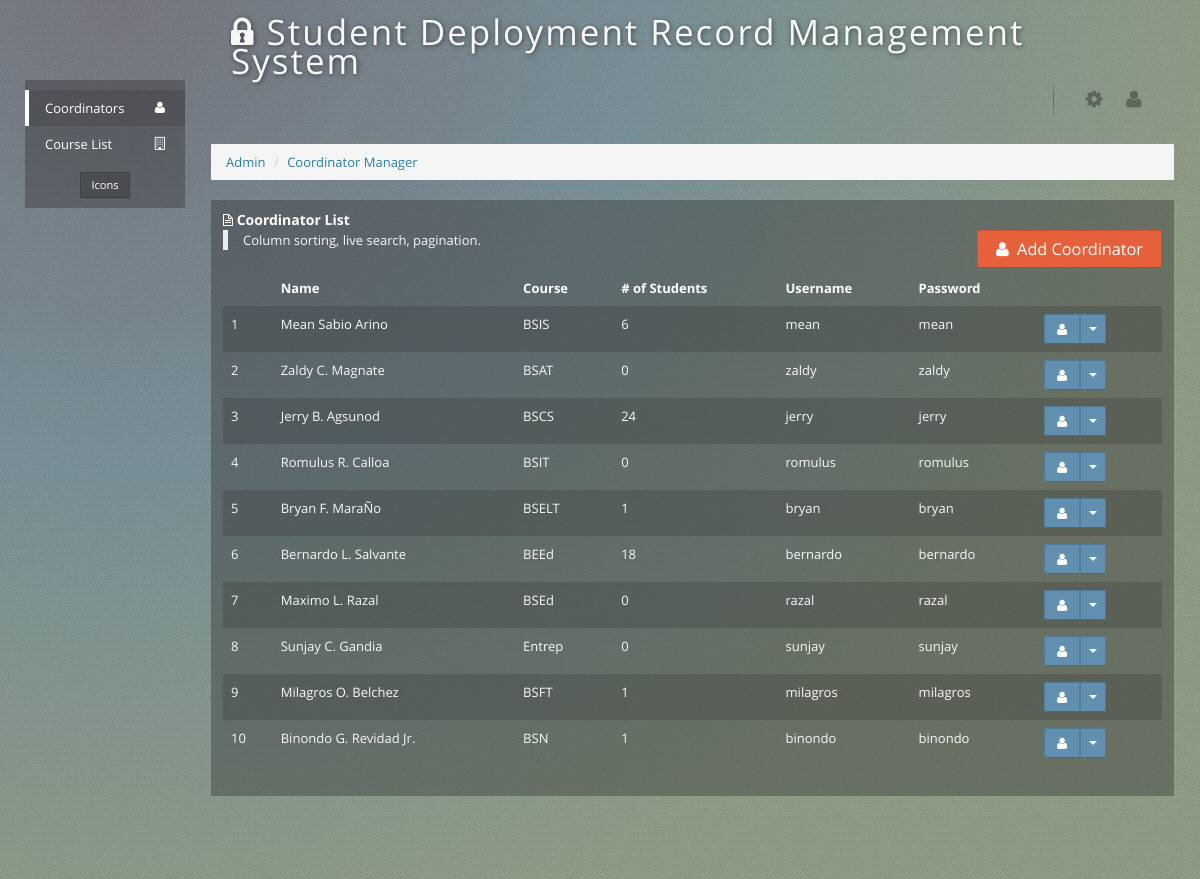
The page /admin.php (signed in) on the database its author committed.
### tables this page shows
CREATE TABLE IF NOT EXISTS `settings` (
  `id` int(5) unsigned zerofill NOT NULL AUTO_INCREMENT,
  `title` varchar(200) NOT NULL,
  `year` varchar(10) NOT NULL,
  PRIMARY KEY (`id`)
);

CREATE TABLE IF NOT EXISTS `coordinator` (
  `coordinator_id` int(5) unsigned zerofill NOT NULL AUTO_INCREMENT,
  `fname` varchar(32) NOT NULL,
  `lname` varchar(32) NOT NULL,
  `mname` varchar(32) NOT NULL,
  `username` varchar(32) NOT NULL,
  `password` varchar(32) NOT NULL,
  `department_id` int(5) unsigned zerofill NOT NULL,
  `course_id` int(5) unsigned zerofill NOT NULL,
  `x` int(1) NOT NULL,
  PRIMARY KEY (`coordinator_id`),
  KEY `course_id` (`course_id`),
  KEY `department_id` (`department_id`)
);

CREATE TABLE IF NOT EXISTS `course` (
  `course_id` int(5) unsigned zerofill NOT NULL AUTO_INCREMENT,
  `clabel` varchar(32) NOT NULL,
  `cname` varchar(50) NOT NULL,
  `department_id` int(5) unsigned zerofill NOT NULL,
  PRIMARY KEY (`course_id`)
);

### inc/functions.php (called while the page is built, shortened)
<?php
function countByCourse($course_id){
		$result = mysql_query("select count(*) from student where `course_id`='$course_id' ");
	$row=mysql_fetch_array($result);
	return array_shift($row);
}
function getSettings(){
	$result=mysql_query("select * from settings");
	$row=mysql_fetch_assoc($result);
	return $row;
}
function getCourse($course_id){
	$result = mysql_query("SELECT * FROM `course` WHERE `course_id`='$course_id'");
	$row=mysql_fetch_assoc($result);
	return $row;
}
$set=getSettings();
?>

### admin.php (the view, shortened to what this page needs)
<?php
require_once("inc/functions.php");
?>
<!DOCTYPE html>
<html>
<head>
    <link href="css/application.min.css" rel="stylesheet" />
</head>
<body class="background-dark">
<nav id="sidebar" class="sidebar nav-collapse collapse">
    <ul id="side-nav" class="side-nav">
		 <li class="active">
            <a href="#"><i class="icon-user"></i> <span class="name">Coordinators</span></a>
        </li>
         <li>
            <a href="requirement-managerx.php"><i class="icon-building"></i> <span class="name">Course List</span></a>
        </li>
</ul>
    <div id="sidebar-settings" class="settings">
    </div>
</nav>
<div class="wrap">
    <header class="page-header">
        <div class="navbar">
            <div class="navbar-inner">
				<div class="container-fluid">
			<p class="pull-left testes"><i class="icon-lock icon32"></i> <?=$set['title']; ?></p>
                <ul class="nav pull-right">
                    <li class="hidden-phone">
                        <a href="#" id="settings" title="Settings" data-toggle="popover" data-placement="bottom">
                            <i class="icon-cog"></i>
                        </a>
                    </li>
                    <li class="hidden-phone dropdown">
                        <a href="#" title="Account" id="account" class="dropdown-toggle" data-toggle="dropdown">
                            <i class="icon-user"></i>
                        </a>
                    </li>
                </ul>
              </div>
            </div>
        </div>
    </header>
    <div class="content container-fluid">
        <div class="row-fluid">
            <div class="span12">
			<ul class="breadcrumb">
					<li>
						<a href="admin.php" class="style1">Admin</a> <span class="divider">/</span>					</li>
<li>
						<a href="#" class="style1">Coordinator Manager</a>					</li>
			  </ul>
            </div>
        </div>
        <div class="row-fluid">
            <div class="span12">
                 <section class="widget">
                    <header>
                        <h4>
                            <i class="icon-file-alt"></i>
                            Coordinator List
                        </h4>
                        <div class="pull-right"><button class="btn btn-danger btn-large" id="add"><i class=" icon-user" > </i> &nbsp;Add Coordinator</button></div>
						   <blockquote>
                            Column sorting, live search, pagination.
                        </blockquote>
                    </header>
                    <div class="body">
                        <table id="datatable-table" class="table table-striped">
                            <thead>
                            <tr>
                                <th class="no-sort">&nbsp;</th>
                                <th>Name</th>
                                <th>Course</th>
                                <th># of Students</th>
								 <th>Username</th>
								 <th>Password</th>
								<th class="no-sort">&nbsp;</th>
                            </tr>
                            </thead>
                            <tbody>
                           <?php
						   $y=1;
						   $result = mysql_query("select *,concat(`fname`,' ',`mname`,' ',`lname`) as name from coordinator where x<>1") or die(mysql_error());
						   while($row=mysql_fetch_array($result)):
						   extract($row);
						   $course = getCourse($course_id);
						   $count = countByCourse($course_id);
						  ?>
						  <tr><td><?=$y; ?></td><td><?=$name; ?></td><td><?=$course['clabel']; ?></td><td><?=$count; ?></td><td><?=$username; ?></td><td><?=$password; ?></td>
                        <td><div class="btn-group">
                                  <a class="btn btn-primary" href="#"><i class="icon-user icon-white"></i></a>
                                  <a class="btn btn-primary dropdown-toggle" data-toggle="dropdown" href="#"><span class="caret"></span></a>
                                </div></td>
                          </tr>
						  <?php
						  $y++;
						  endwhile;
						  ?>
						  </tbody>
                        </table>
                    </div>
                </section>
            </div>
        </div>
    </div>
</div>
</body>
</html>

### admin.php (style rules this page uses)
.testes { letter-spacing:2px; text-shadow:1px 1px 5px rgba(0, 0, 0, 0.5); font-size: 35px; }
.style1 { color: #267BA4 }

### rows shown on the page
settings: title "Student Deployment Record Management System"
coordinator: name "Mean Sabio Arino", course.clabel "BSIS", count "6", username "mean", password "mean"
coordinator: name "Zaldy C. Magnate", course.clabel "BSAT", count "0", username "zaldy", password "zaldy"
coordinator: name "Jerry B. Agsunod", course.clabel "BSCS", count "24", username "jerry", password "jerry"
coordinator: name "Romulus R. Calloa", course.clabel "BSIT", count "0", username "romulus", password "romulus"
coordinator: name "Bryan F. MaraÑo", course.clabel "BSELT", count "1", username "bryan", password "bryan"
coordinator: name "Bernardo L. Salvante", course.clabel "BEEd", count "18", username "bernardo", password "bernardo"
coordinator: name "Maximo L. Razal", course.clabel "BSEd", count "0", username "razal", password "razal"
coordinator: name "Sunjay C. Gandia", course.clabel "Entrep", count "0", username "sunjay", password "sunjay"
coordinator: name "Milagros O. Belchez", course.clabel "BSFT", count "1", username "milagros", password "milagros"
coordinator: name "Binondo G. Revidad Jr.", course.clabel "BSN", count "1", username "binondo", password "binondo"
